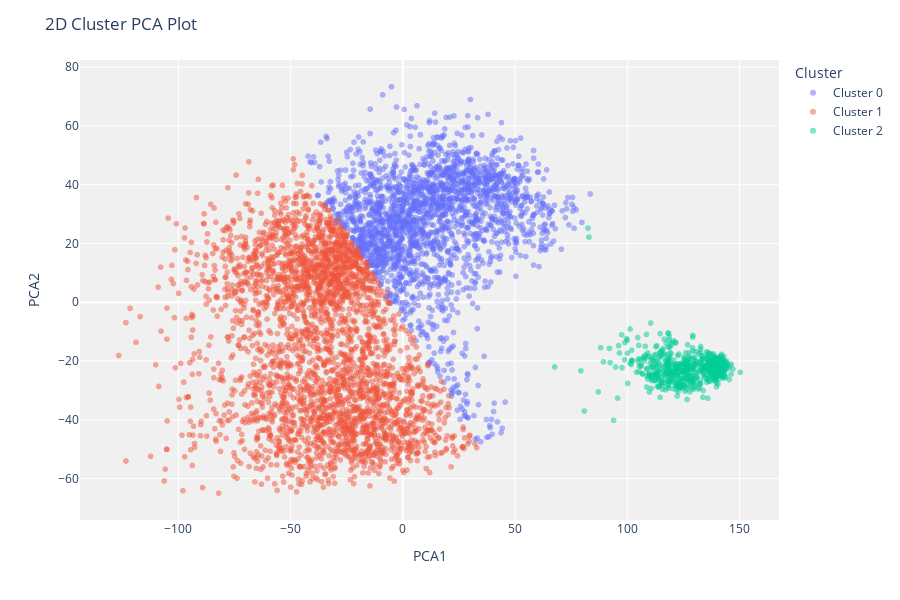

This figure's notebook cell:
### Code cell
evaluate_model(skill_model)

### Figure 1 — Plotly figure (JSON) as saved in the notebook; plotly's stock layout.template omitted (floating-point values rounded to 4 significant figures; data arrays with more than 128 entries replaced by an {"elided": "..."} marker saying what was removed)
{"data": [{"customdata": {"elided": "2090x1 int values"}, "hovertemplate": "Cluster=Cluster 0<br>PCA1=%{x}<br>PCA2=%{y}<br>Feature=%{customdata[0]}<extra></extra>", "legendgroup": "Cluster 0", "marker": {"color": "#636efa", "opacity": 0.5, "symbol": "circle"}, "mode": "markers", "name": "Cluster 0", "showlegend": true, "textposition": "top center", "type": "scattergl", "x": {"elided": "2090 float values"}, "xaxis": "x", "y": {"elided": "2090 float values"}, "yaxis": "y"}, {"customdata": {"elided": "2963x1 int values"}, "hovertemplate": "Cluster=Cluster 1<br>PCA1=%{x}<br>PCA2=%{y}<br>Feature=%{customdata[0]}<extra></extra>", "legendgroup": "Cluster 1", "marker": {"color": "#EF553B", "opacity": 0.5, "symbol": "circle"}, "mode": "markers", "name": "Cluster 1", "showlegend": true, "textposition": "top center", "type": "scattergl", "x": {"elided": "2963 float values"}, "xaxis": "x", "y": {"elided": "2963 float values"}, "yaxis": "y"}, {"customdata": {"elided": "629x1 int values"}, "hovertemplate": "Cluster=Cluster 2<br>PCA1=%{x}<br>PCA2=%{y}<br>Feature=%{customdata[0]}<extra></extra>", "legendgroup": "Cluster 2", "marker": {"color": "#00cc96", "opacity": 0.5, "symbol": "circle"}, "mode": "markers", "name": "Cluster 2", "showlegend": true, "textposition": "top center", "type": "scattergl", "x": {"elided": "629 float values"}, "xaxis": "x", "y": {"elided": "629 float values"}, "yaxis": "y"}], "layout": {"height": 600, "legend": {"title": {"text": "Cluster"}, "tracegroupgap": 0}, "margin": {"t": 60}, "plot_bgcolor": "rgb(240,240,240)", "title": {"text": "2D Cluster PCA Plot"}, "xaxis": {"anchor": "y", "domain": [0, 1], "title": {"text": "PCA1"}}, "yaxis": {"anchor": "x", "domain": [0, 1], "title": {"text": "PCA2"}}}}
